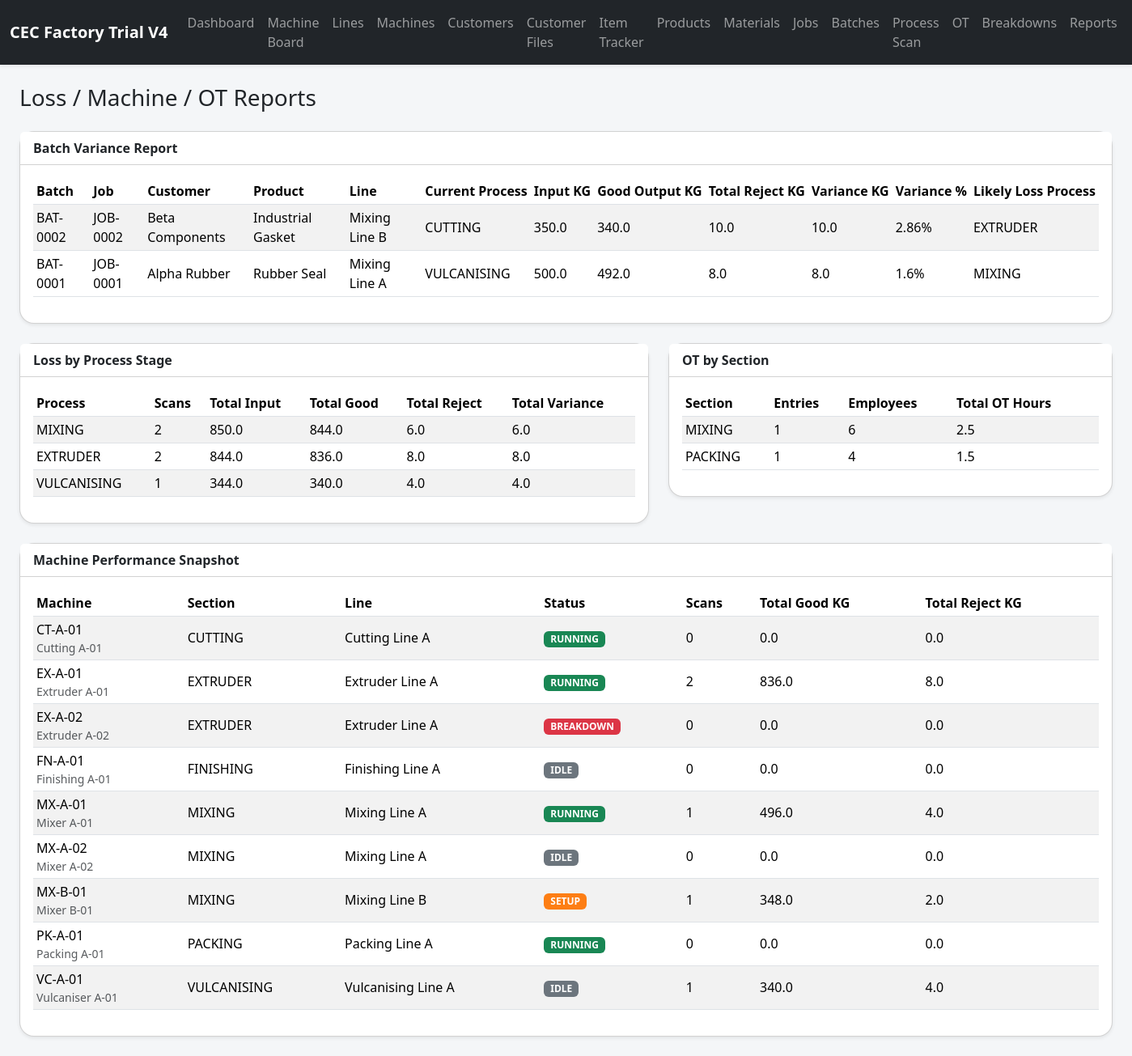
Page /reports on the committed database.
### tables this page shows
CREATE TABLE batches (
            id INTEGER PRIMARY KEY AUTOINCREMENT,
            batch_no TEXT UNIQUE NOT NULL,
            job_id INTEGER NOT NULL,
            recipe_code TEXT,
            planned_input_kg REAL NOT NULL,
            current_process TEXT NOT NULL DEFAULT 'NOT_STARTED',
            status TEXT NOT NULL DEFAULT 'OPEN',
            barcode_text TEXT NOT NULL,
            assigned_line_id INTEGER,
            created_at TEXT NOT NULL DEFAULT CURRENT_TIMESTAMP,
            FOREIGN KEY(job_id) REFERENCES jobs(id),
            FOREIGN KEY(assigned_line_id) REFERENCES production_lines(id)
        );

CREATE TABLE jobs (
            id INTEGER PRIMARY KEY AUTOINCREMENT,
            job_no TEXT UNIQUE NOT NULL,
            customer_id INTEGER NOT NULL,
            product_id INTEGER NOT NULL,
            planned_date TEXT NOT NULL,
            planned_qty_kg REAL NOT NULL,
            target_line_id INTEGER,
            source_customer_file_id INTEGER,
            source_customer_file_item_id INTEGER,
            remarks TEXT,
            status TEXT NOT NULL DEFAULT 'OPEN',
            created_at TEXT NOT NULL DEFAULT CURRENT_TIMESTAMP,
            FOREIGN KEY(customer_id) REFERENCES customers(id),
            FOREIGN KEY(product_id) REFERENCES products(id),
            FOREIGN KEY(target_line_id) REFERENCES production_lines(id),
            FOREIGN KEY(source_customer_file_id) REFERENCES customer_files(id),
            FOREIGN KEY(source_customer_file_item_id) REFERENCES customer_file_items(id)
        );

CREATE TABLE customers (
            id INTEGER PRIMARY KEY AUTOINCREMENT,
            code TEXT UNIQUE NOT NULL,
            name TEXT NOT NULL,
            created_at TEXT NOT NULL DEFAULT CURRENT_TIMESTAMP
        );

CREATE TABLE products (
            id INTEGER PRIMARY KEY AUTOINCREMENT,
            sku TEXT UNIQUE NOT NULL,
            name TEXT NOT NULL,
            unit TEXT NOT NULL DEFAULT 'KG',
            created_at TEXT NOT NULL DEFAULT CURRENT_TIMESTAMP
        );

CREATE TABLE production_lines (
            id INTEGER PRIMARY KEY AUTOINCREMENT,
            code TEXT UNIQUE NOT NULL,
            name TEXT NOT NULL,
            section_name TEXT NOT NULL,
            is_active INTEGER NOT NULL DEFAULT 1,
            created_at TEXT NOT NULL DEFAULT CURRENT_TIMESTAMP
        );

CREATE TABLE process_logs (
            id INTEGER PRIMARY KEY AUTOINCREMENT,
            batch_id INTEGER NOT NULL,
            process_name TEXT NOT NULL,
            scan_time TEXT NOT NULL,
            input_qty_kg REAL NOT NULL,
            good_qty_kg REAL NOT NULL,
            reject_qty_kg REAL NOT NULL DEFAULT 0,
            operator_name TEXT,
            machine_id INTEGER,
            machine_name TEXT,
            line_id INTEGER,
            next_action TEXT NOT NULL DEFAULT 'MOVE_NEXT',
            remarks TEXT,
            FOREIGN KEY(batch_id) REFERENCES batches(id),
            FOREIGN KEY(machine_id) REFERENCES machines(id),
            FOREIGN KEY(line_id) REFERENCES production_lines(id)
        );

CREATE TABLE ot_logs (
            id INTEGER PRIMARY KEY AUTOINCREMENT,
            section_name TEXT NOT NULL,
            line_id INTEGER,
            machine_id INTEGER,
            work_date TEXT NOT NULL,
            employees INTEGER NOT NULL,
            ot_hours REAL NOT NULL,
            remarks TEXT,
            created_at TEXT NOT NULL DEFAULT CURRENT_TIMESTAMP,
            FOREIGN KEY(line_id) REFERENCES production_lines(id),
            FOREIGN KEY(machine_id) REFERENCES machines(id)
        );

CREATE TABLE machines (
            id INTEGER PRIMARY KEY AUTOINCREMENT,
            machine_code TEXT UNIQUE NOT NULL,
            machine_name TEXT NOT NULL,
            section_name TEXT NOT NULL,
            process_name TEXT NOT NULL,
            line_id INTEGER,
            status TEXT NOT NULL DEFAULT 'IDLE',
            is_active INTEGER NOT NULL DEFAULT 1,
            last_activity_at TEXT,
            current_batch_id INTEGER,
            current_note TEXT,
            created_at TEXT NOT NULL DEFAULT CURRENT_TIMESTAMP,
            FOREIGN KEY(line_id) REFERENCES production_lines(id),
            FOREIGN KEY(current_batch_id) REFERENCES batches(id)
        );

### app.py (the view)
@app.route('/reports')
def reports():
    variance_rows = get_batch_variance_rows()
    process_stage_rows = query_all(
        '''
        SELECT process_name,
               COUNT(*) AS scans,
               ROUND(SUM(input_qty_kg), 2) AS total_input,
               ROUND(SUM(good_qty_kg), 2) AS total_good,
               ROUND(SUM(reject_qty_kg), 2) AS total_reject,
               ROUND(SUM(input_qty_kg - good_qty_kg), 2) AS total_variance
        FROM process_logs
        GROUP BY process_name
        ORDER BY CASE process_name
            WHEN 'MIXING' THEN 1
            WHEN 'EXTRUDER' THEN 2
            WHEN 'VULCANISING' THEN 3
            WHEN 'CUTTING' THEN 4
            WHEN 'FINISHING' THEN 5
            WHEN 'PACKING' THEN 6
            WHEN 'STORE_RECEIVING' THEN 7
            ELSE 99 END
        '''
    )
    ot_rows = query_all(
        '''
        SELECT o.section_name,
               COUNT(*) AS entries,
               SUM(o.employees) AS total_employees,
               ROUND(SUM(o.ot_hours), 2) AS total_ot_hours
        FROM ot_logs o
        GROUP BY o.section_name
        ORDER BY total_ot_hours DESC
        '''
    )
    machine_rows = query_all(
        '''
        SELECT m.machine_code, m.machine_name, m.section_name, m.status, pl.name AS line_name,
               COUNT(x.id) AS scans,
               ROUND(COALESCE(SUM(x.good_qty_kg), 0), 2) AS total_good_kg,
               ROUND(COALESCE(SUM(x.reject_qty_kg), 0), 2) AS total_reject_kg
        FROM machines m
        LEFT JOIN production_lines pl ON m.line_id = pl.id
        LEFT JOIN process_logs x ON x.machine_id = m.id
        WHERE m.is_active = 1
        GROUP BY m.id, m.machine_code, m.machine_name, m.section_name, m.status, pl.name
        ORDER BY m.section_name, m.machine_code
        '''
    )
    return render_template('reports.html', variance_rows=variance_rows, process_stage_rows=process_stage_rows, ot_rows=ot_rows, machine_rows=machine_rows)

### app.py (called while the page is built)
def get_db() -> sqlite3.Connection:
    if 'db' not in g:
        conn = sqlite3.connect(DB_PATH)
        conn.row_factory = sqlite3.Row
        g.db = conn
    return g.db

def query_all(sql: str, params: tuple = ()) -> list[sqlite3.Row]:
    cur = get_db().execute(sql, params)
    rows = cur.fetchall()
    cur.close()
    return rows

### templates/reports.html
{% extends 'base.html' %}
{% block content %}
<h1 class="h3 mb-4">Loss / Machine / OT Reports</h1>
<div class="card shadow-sm mb-4">
  <div class="card-header bg-white"><strong>Batch Variance Report</strong></div>
  <div class="card-body table-responsive">
    <table class="table table-striped table-sm align-middle">
      <thead>
        <tr>
          <th>Batch</th><th>Job</th><th>Customer</th><th>Product</th><th>Line</th><th>Current Process</th><th>Input KG</th><th>Good Output KG</th><th>Total Reject KG</th><th>Variance KG</th><th>Variance %</th><th>Likely Loss Process</th>
        </tr>
      </thead>
      <tbody>
        {% for row in variance_rows %}
        <tr>
          <td>{{ row.batch_no }}</td>
          <td>{{ row.job_no }}</td>
          <td>{{ row.customer_name }}</td>
          <td>{{ row.product_name }}</td>
          <td>{{ row.line_name or '-' }}</td>
          <td>{{ row.current_process }}</td>
          <td>{{ row.input_qty_kg }}</td>
          <td>{{ row.good_output_kg }}</td>
          <td>{{ row.total_reject_kg }}</td>
          <td>{{ row.variance_kg if row.variance_kg is not none else '-' }}</td>
          <td>{{ row.variance_pct ~ '%' if row.variance_pct is not none else '-' }}</td>
          <td>{{ row.probable_loss_process or '-' }}</td>
        </tr>
        {% else %}
        <tr><td colspan="12" class="text-center text-muted">No batch variance data yet.</td></tr>
        {% endfor %}
      </tbody>
    </table>
  </div>
</div>
<div class="row g-4 mb-4">
  <div class="col-lg-7">
    <div class="card shadow-sm">
      <div class="card-header bg-white"><strong>Loss by Process Stage</strong></div>
      <div class="card-body table-responsive">
        <table class="table table-striped table-sm align-middle">
          <thead><tr><th>Process</th><th>Scans</th><th>Total Input</th><th>Total Good</th><th>Total Reject</th><th>Total Variance</th></tr></thead>
          <tbody>
            {% for row in process_stage_rows %}
            <tr>
              <td>{{ row.process_name }}</td>
              <td>{{ row.scans }}</td>
              <td>{{ row.total_input }}</td>
              <td>{{ row.total_good }}</td>
              <td>{{ row.total_reject }}</td>
              <td>{{ row.total_variance }}</td>
            </tr>
            {% else %}
            <tr><td colspan="6" class="text-center text-muted">No process data yet.</td></tr>
            {% endfor %}
          </tbody>
        </table>
      </div>
    </div>
  </div>
  <div class="col-lg-5">
    <div class="card shadow-sm">
      <div class="card-header bg-white"><strong>OT by Section</strong></div>
      <div class="card-body table-responsive">
        <table class="table table-striped table-sm align-middle">
          <thead><tr><th>Section</th><th>Entries</th><th>Employees</th><th>Total OT Hours</th></tr></thead>
          <tbody>
            {% for row in ot_rows %}
            <tr><td>{{ row.section_name }}</td><td>{{ row.entries }}</td><td>{{ row.total_employees }}</td><td>{{ row.total_ot_hours }}</td></tr>
            {% else %}
            <tr><td colspan="4" class="text-center text-muted">No OT records yet.</td></tr>
            {% endfor %}
          </tbody>
        </table>
      </div>
    </div>
  </div>
</div>
<div class="card shadow-sm">
  <div class="card-header bg-white"><strong>Machine Performance Snapshot</strong></div>
  <div class="card-body table-responsive">
    <table class="table table-striped table-sm align-middle">
      <thead><tr><th>Machine</th><th>Section</th><th>Line</th><th>Status</th><th>Scans</th><th>Total Good KG</th><th>Total Reject KG</th></tr></thead>
      <tbody>
        {% for row in machine_rows %}
        <tr>
          <td>{{ row.machine_code }}<div class="small text-muted">{{ row.machine_name }}</div></td>
          <td>{{ row.section_name }}</td>
          <td>{{ row.line_name or '-' }}</td>
          <td><span class="badge status-{{ row.status|lower }}">{{ row.status }}</span></td>
          <td>{{ row.scans }}</td>
          <td>{{ row.total_good_kg }}</td>
          <td>{{ row.total_reject_kg }}</td>
        </tr>
        {% else %}
        <tr><td colspan="7" class="text-center text-muted">No machine data yet.</td></tr>
        {% endfor %}
      </tbody>
    </table>
  </div>
</div>
{% endblock %}

### static/style.css (style rules this page uses)
body { background: #f4f6f8; }
.card, .machine-tile { border-radius: 18px; }
.status-running { background: #198754; }
.status-idle { background: #6c757d; }
.status-breakdown { background: #dc3545; }
.status-setup { background: #fd7e14; }
.table thead th { white-space: nowrap; }

### rows in the picture
batches: batch_no "BAT-0002", current_process "CUTTING"
jobs: job_no "JOB-0002"
customers: customer_name "Beta Components"
products: product_name "Industrial Gasket"
production_lines: name "Mixing Line B"
process_logs: input_qty_kg "350.0"
process_logs: good_output_kg "340.0", process_name "VULCANISING", scans "1", total_input "344.0", total_good "340.0", total_reject "4.0", total_variance "4.0"
process_logs: process_name "EXTRUDER"
batches: batch_no "BAT-0001", current_process "VULCANISING"
jobs: job_no "JOB-0001"
customers: customer_name "Alpha Rubber"
products: product_name "Rubber Seal"
production_lines: name "Mixing Line A"
process_logs: input_qty_kg "500.0", process_name "MIXING"
process_logs: good_output_kg "492.0"
ot_logs: section_name "MIXING", entries "1", total_employees "6", total_ot_hours "2.5"
ot_logs: section_name "PACKING", entries "1", total_employees "4", total_ot_hours "1.5"
machines: machine_code "CT-A-01", machine_name "Cutting A-01", section_name "CUTTING", line_name "Cutting Line A", status "RUNNING", scans "0", total_good_kg "0.0", total_reject_kg "0.0"
machines: machine_code "EX-A-01", machine_name "Extruder A-01", section_name "EXTRUDER", line_name "Extruder Line A", status "RUNNING", scans "2", total_good_kg "836.0", total_reject_kg "8.0"
machines: machine_code "EX-A-02", machine_name "Extruder A-02", section_name "EXTRUDER", line_name "Extruder Line A", status "BREAKDOWN", scans "0", total_good_kg "0.0", total_reject_kg "0.0"
machines: machine_code "FN-A-01", machine_name "Finishing A-01", section_name "FINISHING", line_name "Finishing Line A", status "IDLE", scans "0", total_good_kg "0.0", total_reject_kg "0.0"
machines: machine_code "MX-A-01", machine_name "Mixer A-01", section_name "MIXING", line_name "Mixing Line A", status "RUNNING", scans "1", total_good_kg "496.0", total_reject_kg "4.0"
machines: machine_code "MX-A-02", machine_name "Mixer A-02", section_name "MIXING", line_name "Mixing Line A", status "IDLE", scans "0", total_good_kg "0.0", total_reject_kg "0.0"
machines: machine_code "MX-B-01", machine_name "Mixer B-01", section_name "MIXING", line_name "Mixing Line B", status "SETUP", scans "1", total_good_kg "348.0", total_reject_kg "2.0"
machines: machine_code "PK-A-01", machine_name "Packing A-01", section_name "PACKING", line_name "Packing Line A", status "RUNNING", scans "0", total_good_kg "0.0", total_reject_kg "0.0"
machines: machine_code "VC-A-01", machine_name "Vulcaniser A-01", section_name "VULCANISING", line_name "Vulcanising Line A", status "IDLE", scans "1", total_good_kg "340.0", total_reject_kg "4.0"

### other values in the picture
{{ row.total_reject_kg }} "10.0" "8.0"
{{ row.variance_kg if row.variance_kg is not none else '-' }} "10.0" "8.0"
{{ row.variance_pct ~ '%' if row.variance_pct is not none else '-' }} "2.86%" "1.6%"
{{ row.process_name }} "MIXING" "EXTRUDER"
{{ row.scans }} "2" "2"
{{ row.total_input }} "850.0" "844.0"
{{ row.total_good }} "844.0" "836.0"
{{ row.total_reject }} "6.0" "8.0"
{{ row.total_variance }} "6.0" "8.0"
